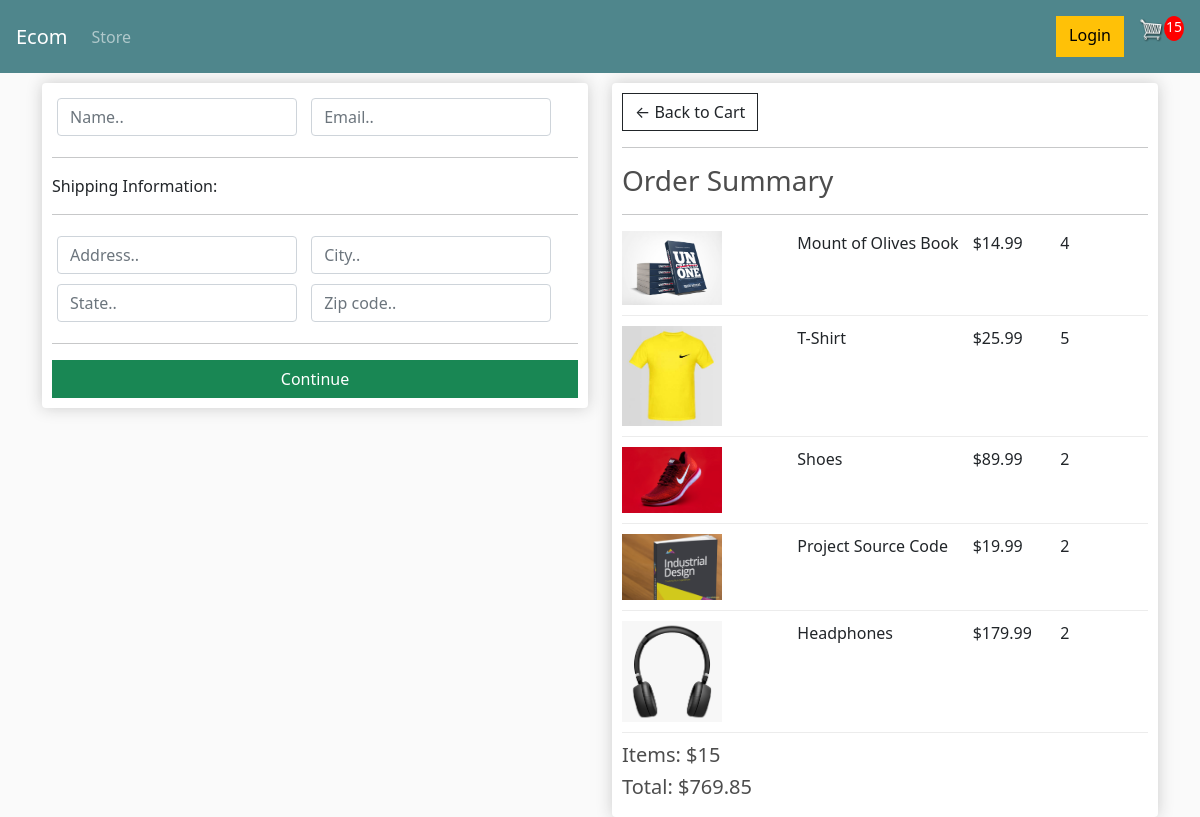
/checkout/ (signed in), run on an earlier commit of the app's database.
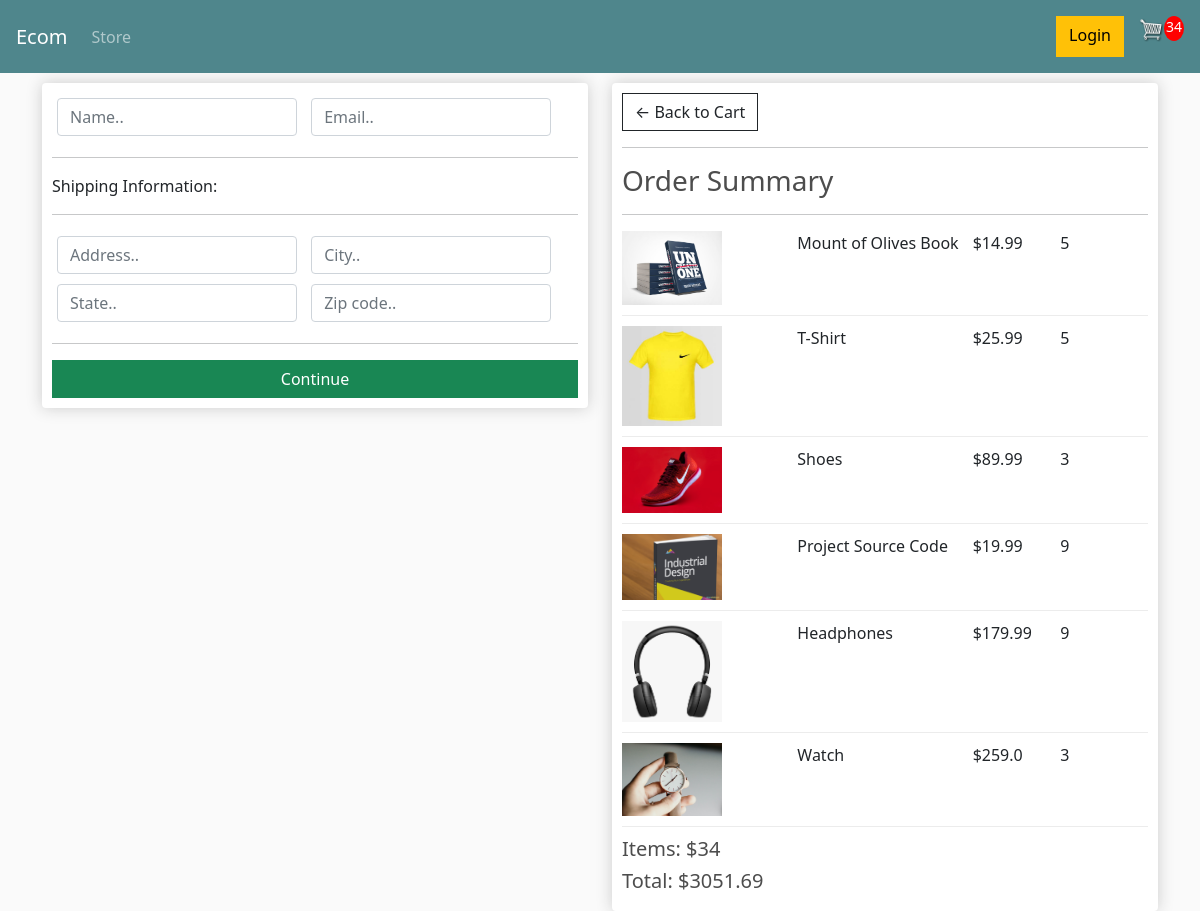
And on a later commit of the database.
### store/models.py (models this page shows, shortened)
class OrderItem(models.Model):
    product = models.ForeignKey(Product, on_delete=models.SET_NULL, null=True)
    order = models.ForeignKey(Order, on_delete=models.SET_NULL,null=True)
    quantity=models.IntegerField(default=0, null=True, blank=True)
    date_added=models.DateTimeField(auto_now_add=True)
    @property
    def get_total(self):
        total=self.product.price*self.quantity
        return total

class Product(models.Model):
    name = models.CharField(max_length=200)
    price = models.FloatField()
    digital=models.BooleanField(default=False,null=True,blank=True)
    image=models.ImageField(null=True, blank=True)
    @property
    def imageURL(self):
        try:
            url=self.image.url
        except:
            url=''
        return url

class Order(models.Model):
    customer = models.ForeignKey(Customer, on_delete=models.SET_NULL, null=True, blank=True)
    date_ordered = models.DateTimeField(auto_now_add=True)
    complete=models.BooleanField(default=False)
    transaction_id=models.CharField(max_length=100,null=True)
    @property
    def get_cart_total(self):
        orderitems=self.orderitem_set.all()
        total= sum([item.get_total for item in orderitems])
        return total
    @property
    def get_cart_items(self):
        orderitems=self.orderitem_set.all()
        total=sum([item.quantity for item in orderitems])
        return total

### store/views.py (the view)
# urls.py: path('checkout/',views.checkout,name="checkout"),
def checkout(request):
    if request.user.is_authenticated:
        customer=request.user.customer
        order, created = Order.objects.get_or_create(customer=customer, complete=False)
        items = order.orderitem_set.all()
        cartItems=order.get_cart_items
    else:
        items = []
        order = {'get_cart_total': 0, 'get_cart_items': 0}
        cartItems=order['get_cart_items']
    context={'items': items, 'order':order,'cartItems':cartItems}
    return render(request, 'store/checkout.html',context)

### store/templates/store/checkout.html (shortened to what this page needs)
<!DOCTYPE html>
{% extends 'store/main.html' %}
{% load static %}
{% block content %}
<html lang="en">
<head>
</head>
<body>
    <div class="row">
        <div class="col-lg-6">
            <div class="box-element" id="form-wrapper">
                <form id="form">
                    <div id="user-info">
                        <div class="form-field">
                            <input required class="form-control" type="text" name="name" placeholder="Name..">
                        </div>
                        <div class="form-field">
                            <input required class="form-control" type="email" name="email" placeholder="Email..">
                        </div>
                    </div>
                    <div id="shipping-info">
                        <hr>
                        <p>Shipping Information: </p>
                        <hr>
                        <div class="form-field">
                            <input class="form-control" type="text" name="address" placeholder="Address..">
                        </div>
                        <div class="form-field">
                            <input class="form-control" type="text" name="city" placeholder="City..">
                        </div>
                        <div class="form-field">
                            <input class="form-control" type="text" name="state" placeholder="State..">
                        </div>
                        <div class="form-field">
                            <input class="form-control" type="text" name="zipcode" placeholder="Zip code..">
                        </div>
                    </div>
                    <hr>
                    <input id="form-button" class="btn btn-success col-12" type="submit" value="Continue">
                </form>
            </div>
        </div>
        <div class="col-lg-6">
            <div class="box-element">
                <a class="btn btn-outline-dark" href="{% url 'cart' %}">&#x2190; Back to Cart</a>
                <hr>
                <h3>Order Summary</h3>
                <hr>
                {% for item in items %}
                <div class="cart-row">
                    <div style="flex: 2;"><img class="row-image" src="{{ item.product.imageURL }}" alt=""></div>
                    <div style="flex: 2;"><p>{{item.product.name}}</p></div>
                    <div style="flex: 1;"><p>${{ item.product.price}}</p></div>
                    <div style="flex: 1;"><p>{{item.quantity}}</p></div>
                </div>
                {% endfor %}
                <h5>Items: ${{order.get_cart_items}}</h5>
                <h5>Total: ${{order.get_cart_total|floatformat:2}}</h5>
            </div>
        </div>
    </div>
</body>
{% endblock content %}

What changed in the data, as far as the page shows it:
changed OrderItem "Mount of Olives Book": quantity "4" → "5"
changed OrderItem "Shoes": quantity "2" → "3"
changed OrderItem "Project Source Code": quantity "2" → "9"
changed OrderItem "Headphones": quantity "2" → "9"
added OrderItem: product.imageURL (picture), product.name "Watch", product.price "259.0", quantity "3"
changed through a linked row, Order: get_cart_items "15" → "34"; get_cart_total "769.85" → "3051.69"
Also different on the page:
{{ cartItems }}: "15" → "34"
